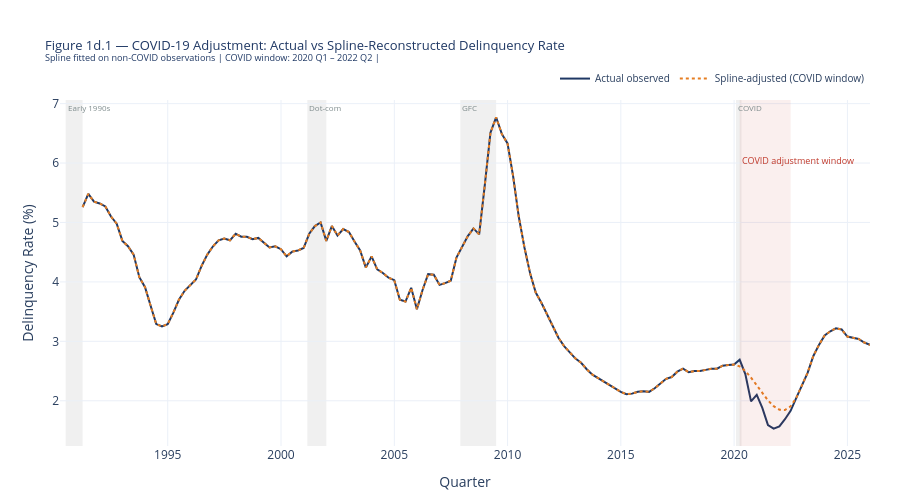

Source (notebook cell):
### Markdown cell above
### 1d - COVID-19 Adjustment — Cubic Spline & Structural Break Dummy
___
Before any analytical steps on the target variable, `us_delinquency_rate` is adjusted to correct for the artificial suppression of defaults during the COVID-19 period
**(2020 Q1 – 2022 Q2)**.

**Why this adjustment is necessary**

Government support measures — stimulus payments, mortgage payment holidays, and moratoria — suppressed observed delinquency rates below their true economic level during this period. The EBA (2021, §75) explicitly documents that public support measures *reduced the level of defaults that would otherwise be observed.* Training a regression model on these artificially suppressed values biases coefficients downward and produces forecasts that  underestimate default risk in stress scenarios.

**Why COVID only — not other recessions**

The 1990s, dot-com, and GFC recessions all followed the standard macro-default transmission mechanism and represent the most informative training signal for the model. COVID broke the mechanism through policy intervention, not through underlying economics. Masking the GFC would discard the model's most important stress calibration period.

**Two-layer adjustment approach**

- Layer 1 — Cubic spline reconstruction

A natural cubic spline $S(t)$ is fitted through the non-COVID observations $(t_1, y_1), \ldots, (t_n, y_n)$ and evaluated over the COVID window to reconstruct a counterfactual delinquency path:

$$\tilde{y}_t = \begin{cases} y_t & t \notin [\text{2020 Q1},\, \text{2022 Q2}] \\ S(t) & t \in [\text{2020 Q1},\, \text{2022 Q2}] \end{cases}$$

This is analogous to the EBA (2021, §90) observation that institutions applied *smoothing factors to macroeconomic variables underlying IFRS 9 scenarios* during the distortion period — the same smoothing principle is applied here to the target variable itself.

- Layer 2 — COVID structural break dummy

A binary dummy variable is included as a regressor in all PD models:

$$D_t^{\text{COVID}} = \begin{cases} 1 & t \in [\text{2020 Q1},\, \text{2022 Q2}] \\ 0 & \text{otherwise} \end{cases}$$

This captures any residual structural break effect not absorbed by the spline. The temporary nature of the distortion is supported by EBA (2021, §94), which documents that IFRS 9 PD patterns largely reverted to pre-COVID relationships by December 2020.

- References:
EBA (2021). *IFRS 9 Implementation by EU Institutions — Monitoring Report.* EBA/Rep/2021/35, paragraphs 75, 90, 94.

Zamil, R. (2020). *Expected loss provisioning under a global pandemic.* FSI Briefs No. 3, Bank for International Settlements.

### Code cell
TARGET = 'us_delinquency_rate'

# ── Define COVID adjustment window ────────────────────────────────────────────
# 2020 Q1 – 2022 Q2: government support suppressed observed defaults
# EBA (2021, §75); Zamil (2020, FSI Briefs No. 3)
COVID_START = '2020-03-31'
COVID_END   = '2022-06-30'
covid_mask  = (df_usq.index >= COVID_START) & (df_usq.index <= COVID_END)

# ── Layer 1: Cubic spline reconstruction ─────────────────────────────────────
# Fit spline on non-COVID observed quarters only — explicitly excluding COVID
# window regardless of whether values exist there
# EBA (2021, §90): analogous to smoothing factors applied to macro variables
train_mask  = df_usq[TARGET].notna() & ~covid_mask
spline_data = df_usq.loc[train_mask, TARGET].copy()

x_all   = np.arange(len(df_usq))
x_train = x_all[train_mask.values]
y_train = spline_data.values

cs = CubicSpline(x_train, y_train)

df_usq['us_delinquency_rate_raw'] = df_usq[TARGET].copy()
df_usq['delinquency_spline'] = df_usq[TARGET].copy()
covid_idx = np.where(covid_mask)[0]
df_usq.loc[covid_mask, 'delinquency_spline'] = cs(covid_idx)

# Overwrite us_delinquency_rate with adjusted series so all downstream
# notebooks inherit the correction automatically
df_usq['us_delinquency_rate'] = df_usq['delinquency_spline'].copy()

# ── Layer 2: COVID structural break dummy ─────────────────────────────────────
# Binary indicator — 1 during COVID distortion window, 0 otherwise
# EBA (2021, §94): distortion temporary, PD patterns reverted by end 2020
df_usq['covid_dummy'] = covid_mask.astype(int)

print(f'COVID adjustment applied to df_usq')
print(f'  Window        : {COVID_START} to {COVID_END}  ({covid_mask.sum()} quarters)')
print(f'  Spline range during COVID : {df_usq.loc[covid_mask, "delinquency_spline"].min():.3f}% '
      f'to {df_usq.loc[covid_mask, "delinquency_spline"].max():.3f}%')
print(f'  Actual range during COVID : {df_usq.loc[covid_mask, "us_delinquency_rate_raw"].min():.3f}% '
      f'to {df_usq.loc[covid_mask, "us_delinquency_rate_raw"].max():.3f}%')

# ── Plot: actual vs spline-adjusted ──────────────────────────────────────────
fig = go.Figure()

fig = add_recessions(fig, RECESSIONS_USQ)

fig.add_trace(go.Scatter(
    x=df_usq.index, y=df_usq['us_delinquency_rate_raw'],
    mode='lines', name='Actual observed',
    line=dict(color=NAVY, width=2)))

fig.add_trace(go.Scatter(
    x=df_usq.index, y=df_usq['delinquency_spline'],
    mode='lines', name='Spline-adjusted (COVID window)',
    line=dict(color=AMBER, width=2, dash='dot')))

fig.add_vrect(
    x0=COVID_START, x1=COVID_END,
    fillcolor='rgba(192,57,43,0.08)', line_width=0,
    annotation_text='COVID adjustment window',
    annotation_position='top left',
    annotation_font_size=9, annotation_font_color=RED,
    annotation_y=0.85)

fig.update_layout(
    title=dict(
        text='Figure 1d.1 — COVID-19 Adjustment: Actual vs Spline-Reconstructed Delinquency Rate<br>'
             '<sup>Spline fitted on non-COVID observations | '
             'COVID window: 2020 Q1 – 2022 Q2 | ',
        font=dict(size=13, color=NAVY)),
    xaxis_title='Quarter',
    yaxis_title='Delinquency Rate (%)',
    template=TEMPLATE,
    legend=dict(orientation='h', yanchor='bottom', y=1.02,
                xanchor='right', x=1, font=dict(size=10)),
    height=500,
    margin=dict(t=100, b=50, l=60, r=30))

fig.show()

### Figure 1 — Plotly figure (JSON) as saved in the notebook; plotly's stock layout.template omitted (floating-point values rounded to 4 significant figures; data arrays with more than 128 entries replaced by an {"elided": "..."} marker saying what was removed)
{"data": [{"line": {"color": "#1F3864", "width": 2}, "mode": "lines", "name": "Actual observed", "type": "scatter", "x": {"elided": "144 str values"}, "y": {"elided": "144 float values"}}, {"line": {"color": "#E67E22", "dash": "dot", "width": 2}, "mode": "lines", "name": "Spline-adjusted (COVID window)", "type": "scatter", "x": {"elided": "144 str values"}, "y": {"elided": "144 float values"}}], "layout": {"annotations": [{"font": {"color": "#7F8C8D", "size": 8}, "showarrow": false, "text": "Early 1990s", "x": "1990-07-01", "xanchor": "left", "xref": "x", "y": 1, "yanchor": "top", "yref": "y domain"}, {"font": {"color": "#7F8C8D", "size": 8}, "showarrow": false, "text": "Dot-com", "x": "2001-03-01", "xanchor": "left", "xref": "x", "y": 1, "yanchor": "top", "yref": "y domain"}, {"font": {"color": "#7F8C8D", "size": 8}, "showarrow": false, "text": "GFC", "x": "2007-12-01", "xanchor": "left", "xref": "x", "y": 1, "yanchor": "top", "yref": "y domain"}, {"font": {"color": "#7F8C8D", "size": 8}, "showarrow": false, "text": "COVID", "x": "2020-02-01", "xanchor": "left", "xref": "x", "y": 1, "yanchor": "top", "yref": "y domain"}, {"font": {"color": "#C0392B", "size": 9}, "showarrow": false, "text": "COVID adjustment window", "x": "2020-03-31", "xanchor": "left", "xref": "x", "y": 0.85, "yanchor": "top", "yref": "y domain"}], "height": 500, "legend": {"font": {"size": 10}, "orientation": "h", "x": 1, "xanchor": "right", "y": 1.02, "yanchor": "bottom"}, "margin": {"b": 50, "l": 60, "r": 30, "t": 100}, "shapes": [{"fillcolor": "lightgrey", "layer": "below", "line": {"width": 0}, "opacity": 0.35, "type": "rect", "x0": "1990-07-01", "x1": "1991-03-31", "xref": "x", "y0": 0, "y1": 1, "yref": "y domain"}, {"fillcolor": "lightgrey", "layer": "below", "line": {"width": 0}, "opacity": 0.35, "type": "rect", "x0": "2001-03-01", "x1": "2001-12-31", "xref": "x", "y0": 0, "y1": 1, "yref": "y domain"}, {"fillcolor": "lightgrey", "layer": "below", "line": {"width": 0}, "opacity": 0.35, "type": "rect", "x0": "2007-12-01", "x1": "2009-06-30", "xref": "x", "y0": 0, "y1": 1, "yref": "y domain"}, {"fillcolor": "lightgrey", "layer": "below", "line": {"width": 0}, "opacity": 0.35, "type": "rect", "x0": "2020-02-01", "x1": "2020-04-30", "xref": "x", "y0": 0, "y1": 1, "yref": "y domain"}, {"fillcolor": "rgba(192,57,43,0.08)", "line": {"width": 0}, "type": "rect", "x0": "2020-03-31", "x1": "2022-06-30", "xref": "x", "y0": 0, "y1": 1, "yref": "y domain"}], "title": {"font": {"color": "#1F3864", "size": 13}, "text": "Figure 1d.1 — COVID-19 Adjustment: Actual vs Spline-Reconstructed Delinquency Rate<br><sup>Spline fitted on non-COVID observations | COVID window: 2020 Q1 – 2022 Q2 | "}, "xaxis": {"title": {"text": "Quarter"}}, "yaxis": {"title": {"text": "Delinquency Rate (%)"}}}}
